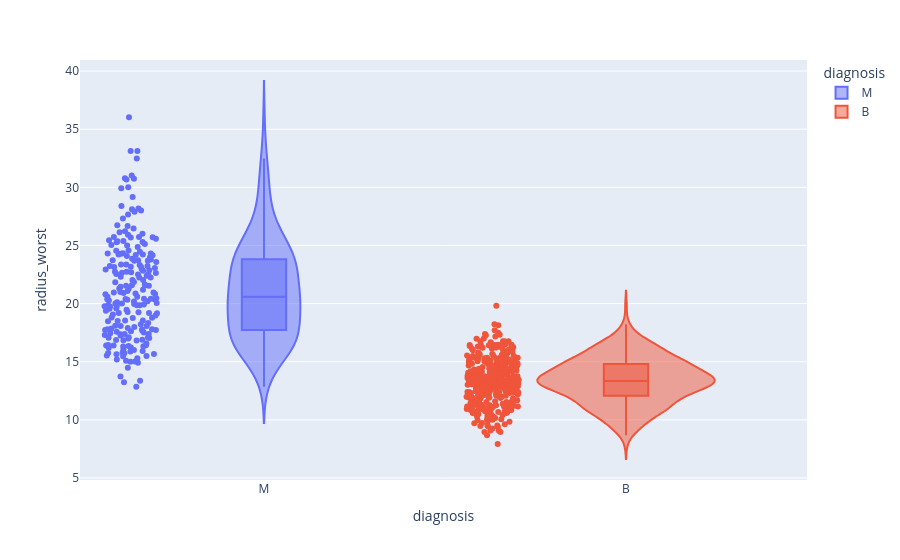

Source (notebook cell):
### Code cell
px.violin(dados,x="diagnosis",y="radius_worst", color ="diagnosis",box=True, points="all")

### Figure 1 — Plotly figure (JSON) as saved in the notebook; plotly's stock layout.template omitted (floating-point values rounded to 4 significant figures; data arrays with more than 128 entries replaced by an {"elided": "..."} marker saying what was removed)
{"data": [{"alignmentgroup": "True", "box": {"visible": true}, "hovertemplate": "diagnosis=%{x}<br>radius_worst=%{y}<extra></extra>", "legendgroup": "M", "marker": {"color": "#636efa"}, "name": "M", "offsetgroup": "M", "orientation": "v", "points": "all", "scalegroup": "True", "showlegend": true, "type": "violin", "x": {"elided": "212 str values"}, "x0": " ", "xaxis": "x", "y": {"elided": "212 float values"}, "y0": " ", "yaxis": "y"}, {"alignmentgroup": "True", "box": {"visible": true}, "hovertemplate": "diagnosis=%{x}<br>radius_worst=%{y}<extra></extra>", "legendgroup": "B", "marker": {"color": "#EF553B"}, "name": "B", "offsetgroup": "B", "orientation": "v", "points": "all", "scalegroup": "True", "showlegend": true, "type": "violin", "x": {"elided": "357 str values"}, "x0": " ", "xaxis": "x", "y": {"elided": "357 float values"}, "y0": " ", "yaxis": "y"}], "layout": {"legend": {"title": {"text": "diagnosis"}, "tracegroupgap": 0}, "margin": {"t": 60}, "violinmode": "overlay", "xaxis": {"anchor": "y", "categoryarray": ["M", "B"], "categoryorder": "array", "domain": [0, 1], "title": {"text": "diagnosis"}}, "yaxis": {"anchor": "x", "domain": [0, 1], "title": {"text": "radius_worst"}}}}
